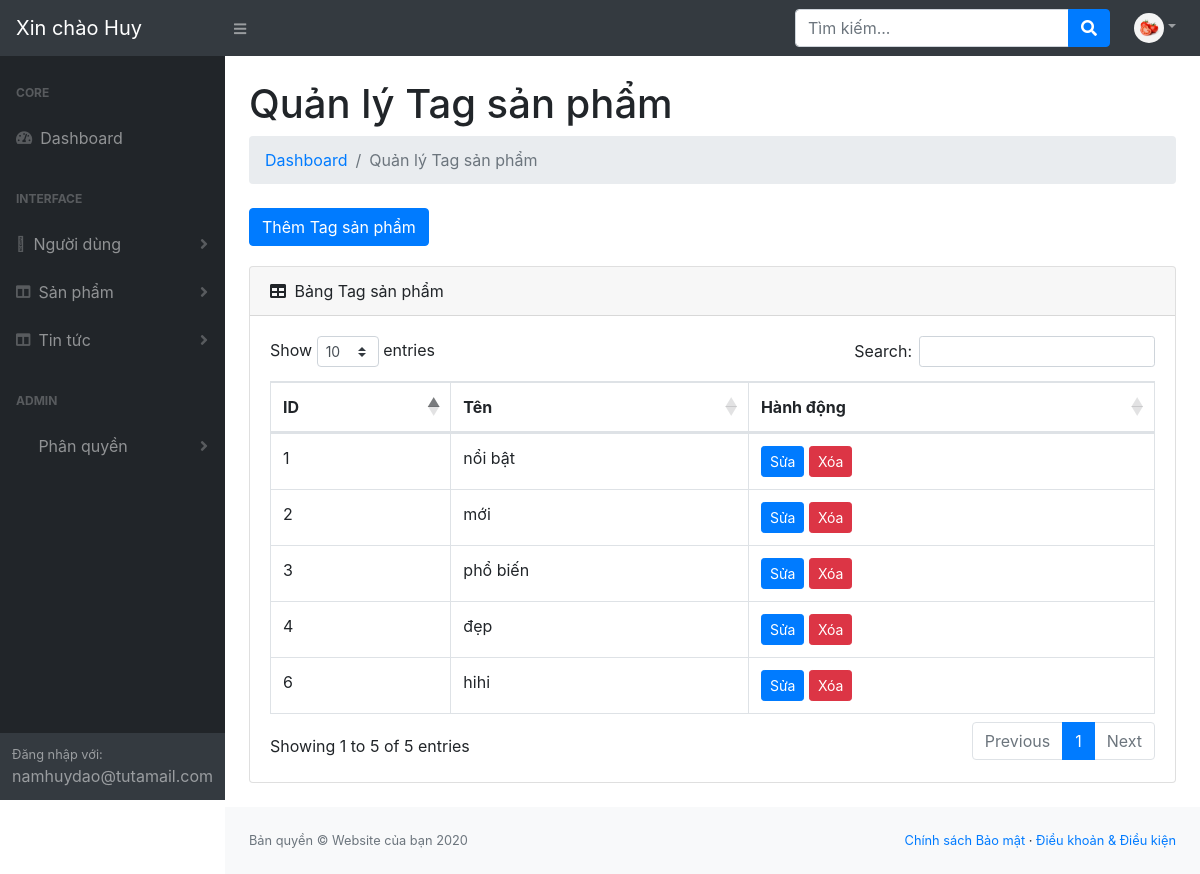
Screenshot of /resource/view/admin/main-view/manage-product_tags.php (signed in) with the database file from the repository.
### tables this page shows
CREATE TABLE `users` (
  `id` int(11) NOT NULL,
  `images` varchar(255) NOT NULL,
  `firstname` varchar(255) NOT NULL,
  `lastname` varchar(255) NOT NULL,
  `email` varchar(255) NOT NULL,
  `password` varchar(255) NOT NULL,
  `created_at` datetime DEFAULT NULL,
  `is_active` tinyint(4) NOT NULL,
  `status` tinyint(4) NOT NULL,
  `role_id` int(11) NOT NULL
);

CREATE TABLE `product_tags` (
  `id` int(11) NOT NULL,
  `name` varchar(255) NOT NULL
);

### function/function.php (called while the page is built, shortened)
<?php
function checkPer($user_id, $per_code)
{
    include '../../../../database/database.php';
    $sql = "SELECT link_role_permission.*
        FROM link_role_permission
        INNER JOIN permissions ON permissions.id = link_role_permission.permission_id
        INNER JOIN roles ON roles.id = link_role_permission.role_id
        INNER JOIN users ON users.role_id = roles.id
        WHERE users.id = '$user_id' AND permissions.code = '$per_code'";
    $result = $conn->query($sql);
    if ($result->num_rows > 0) {
        return true;
    }
    return false;
}
?>

### resource/view/admin/main-view/manage-product_tags.php (the view, shortened to what this page needs)
<?php
include '../../../../database/database.php';
include '../../../../function/function.php';
$sql = "SELECT * FROM `product_tags`";
$result = $conn->query($sql);
?>
<!DOCTYPE html>
<html lang="en">
<head>
    <link href="../../../../public/core/assets/css/core.css" rel="stylesheet"/>
    <link href="../../../../public/admin/assets/css/styles.css" rel="stylesheet"/>
    <link href="https://cdn.datatables.net/1.10.20/css/dataTables.bootstrap4.min.css" rel="stylesheet"
/>
    <link rel="stylesheet" href="https://pro.fontawesome.com/releases/v5.10.0/css/all.css" />
</head>
<body class="sb-nav-fixed">
<?php
include '../partials/header.php';
?>
<div id="layoutSidenav">
    <?php
    include '../partials/layoutSideNav.php';
    ?>
    <div id="layoutSidenav_content">
        <main>
            <div class="container-fluid">
                <h1 class="mt-4">Quản lý Tag sản phẩm</h1>
                <ol class="breadcrumb mb-4">
                    <li class="breadcrumb-item"><a href="dashboard.php">Dashboard</a></li>
                    <li class="breadcrumb-item active">Quản lý Tag sản phẩm</li>
                </ol>
                <button data-toggle="modal" data-target="#productTagAddModal"
                        class="btn btn-primary addBtn">Thêm Tag sản phẩm
                </button>
                <div class="card mb-4">
                    <div class="card-header">
                        <i class="fas fa-table mr-1"></i>
                        Bảng Tag sản phẩm
                    </div>
                    <div class="card-body">
                        <div class="table-responsive">
                            <table class="table table-bordered" id="dataTable" width="100%" cellspacing="0">
                                <thead>
                                <tr>
                                    <th>ID</th>
                                    <th>Tên</th>
                                    <th>Hành động</th>
                                </tr>
                                </thead>
                                <tbody>
                                <?php
                                if ($result->num_rows > 0) {
                                    while ($row = $result->fetch_assoc()) {
                                        ?>
                                        <tr>
                                            <td><?php echo $row['id']; ?></td>
                                            <td><?php echo $row['name']; ?></td>
                                            <td>
                                                <button data-toggle="modal" data-target="#productTagEditModal"
                                                        class="btn btn-primary btn-sm productTagEditBtn">Sửa
                                                </button>
                                                <button class="btn btn-danger btn-sm productTagDeleteBtn"
                                                        data-toggle="modal"
                                                        data-target="#productTagDeleteModal">Xóa
                                                </button>
                                            </td>
                                        </tr>
                                        <?php
                                    }
                                } else {
                                    echo "0 results";
                                }
                                ?>
                                </tbody>
                            </table>
                        </div>
                    </div>
                </div>
            </div>
        </main>
        <?php
        include '../partials/footer.php';
        ?>
    </div>
</div>
</body>
</html>

### resource/view/admin/partials/header.php (shortened to what this page needs)
<nav class="sb-topnav navbar navbar-expand navbar-dark bg-dark">
    <a class="navbar-brand" href="dashboard.php">
        <?php
        $id = $_SESSION["user"]["id"];
        $query = mysqli_query($conn, "SELECT * FROM users where id='$id'");
        $user = $query->fetch_assoc();
        echo "Xin chào " . $user['firstname'];
        ?>
    </a>
    <button class="btn btn-link btn-sm order-1 order-lg-0" id="sidebarToggle" href="#"><i class="fas fa-bars"></i>
    </button>
    <form class="d-none d-md-inline-block form-inline ml-auto mr-0 mr-md-3 my-2 my-md-0">
        <div class="input-group">
            <input class="form-control" type="text" placeholder="Tìm kiếm..." aria-label="Search"
                   aria-describedby="basic-addon2"/>
            <div class="input-group-append">
                <button class="btn btn-primary" type="button"><i class="fas fa-search"></i></button>
            </div>
        </div>
    </form>
    <ul class="navbar-nav ml-auto ml-md-0">
        <li class="nav-item dropdown">
            <a class="nav-link dropdown-toggle" id="userDropdown" href="#" role="button" data-toggle="dropdown"
               aria-haspopup="true" aria-expanded="false"><img style="border-radius: 50%" src="<?php
                if ($user['images']) {
                    echo $user['images'];
                } else {
                    echo '../../../../public/admin/assets/images/userImages/defaultImage.png';
                }
                ?>" alt="" width="30" height="30"></a>
        </li>
    </ul>
</nav>

### resource/view/admin/partials/layoutSideNav.php (shortened to what this page needs)
<div id="layoutSidenav_nav">
    <nav class="sb-sidenav accordion sb-sidenav-dark" id="sidenavAccordion">
        <div class="sb-sidenav-menu">
            <div class="nav">
                <div class="sb-sidenav-menu-heading">Core</div>
                <a class="nav-link" href="dashboard.php">
                    <div class="sb-nav-link-icon"><i class="fas fa-tachometer-alt"></i></div>
                    Dashboard
                </a>
                <div class="sb-sidenav-menu-heading">Interface</div>
                <?php
                $xem_sp = checkPer($user['id'], 'user_view');
                if ($xem_sp == true):
                    ?>
                    <a class="nav-link collapsed" href="#" data-toggle="collapse" data-target="#collapseLayouts"
                       aria-expanded="false" aria-controls="collapseLayouts">
                        <div class="sb-nav-link-icon"><i class="fal fa-user-circle"></i></div>
                        Người dùng
                        <div class="sb-sidenav-collapse-arrow"><i class="fas fa-angle-down"></i></div>
                    </a>
                <?php
                endif;
                ?>
                <?php
                $xem_sp = checkPer($user['id'], 'product_view');
                if ($xem_sp == true):
                    ?>
                    <a class="nav-link collapsed" href="#" data-toggle="collapse" data-target="#collapseLayouts2"
                       aria-expanded="false" aria-controls="collapseLayouts">
                        <div class="sb-nav-link-icon"><i class="fas fa-columns"></i></div>
                        Sản phẩm
                        <div class="sb-sidenav-collapse-arrow"><i class="fas fa-angle-down"></i></div>
                    </a>
                <?php
                endif;
                ?>
                <?php
                $xem_sp = checkPer($user['id'], 'post_view');
                if ($xem_sp == true):
                    ?>
                    <a class="nav-link collapsed" href="#" data-toggle="collapse" data-target="#collapseLayouts3"
                       aria-expanded="false" aria-controls="collapseLayouts">
                        <div class="sb-nav-link-icon"><i class="fas fa-columns"></i></div>
                        Tin tức
                        <div class="sb-sidenav-collapse-arrow"><i class="fas fa-angle-down"></i></div>
                    </a>
                <?php
                endif;
                ?>
                <?php
                $xem_sp = checkPer($user['id'], 'role_view');
                if ($xem_sp == true):
                    ?>
                    <div class="sb-sidenav-menu-heading">Admin</div>
                    <a class="nav-link collapsed" href="#" data-toggle="collapse" data-target="#collapseLayouts4"
                       aria-expanded="false" aria-controls="collapseLayouts">
                        <div class="sb-nav-link-icon"><i class="far fa-user-tie"></i></div>
                        Phân quyền
                        <div class="sb-sidenav-collapse-arrow"><i class="fas fa-angle-down"></i></div>
                    </a>
                <?php
                endif;
                ?>
            </div>
        </div>
        <div class="sb-sidenav-footer">
            <div class="small">Đăng nhập với:</div>
            <?php
            echo $user["email"];
            ?>
        </div>
    </nav>
</div>

### public/admin/assets/css/styles.css (style rules this page uses)
.addBtn { margin-bottom: 20px; }

### rows the page displays
users: firstname "Huy", images (picture), email "namhuydao@tutamail.com"
product_tags: id "1", name "nổi bật"
product_tags: id "2", name "mới"
product_tags: id "3", name "phổ biến"
product_tags: id "4", name "đẹp"
product_tags: id "6", name "hihi"
